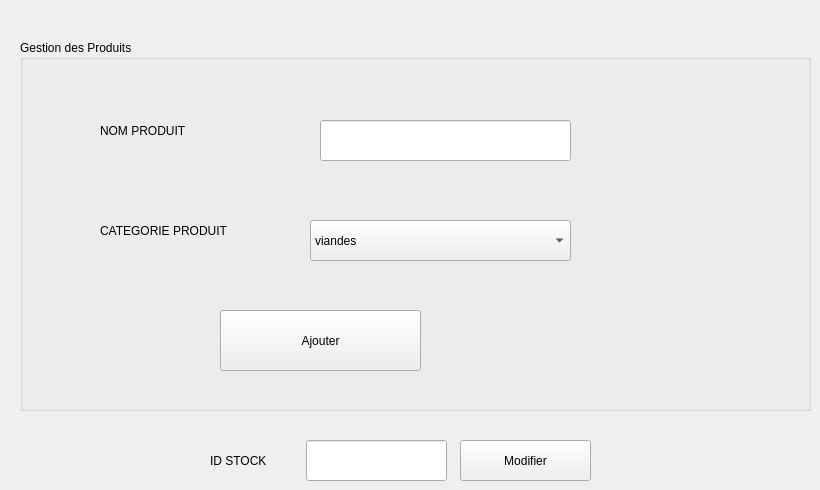
        <widget class="QWidget" name="tab_3">
         <attribute name="title">
          <string>Ajouter/Modifier Produit</string>
         </attribute>
         <widget class="QPushButton" name="pushButton_4">
          <property name="geometry">
           <rect>
            <x>460</x>
            <y>440</y>
            <width>131</width>
            <height>41</height>
           </rect>
          </property>
          <property name="text">
           <string>Modifier</string>
          </property>
         </widget>
         <widget class="QLineEdit" name="lineEdit">
          <property name="geometry">
           <rect>
            <x>306</x>
            <y>440</y>
            <width>141</width>
            <height>41</height>
           </rect>
          </property>
         </widget>
         <widget class="QLabel" name="label_8">
          <property name="geometry">
           <rect>
            <x>210</x>
            <y>450</y>
            <width>71</width>
            <height>21</height>
           </rect>
          </property>
          <property name="text">
           <string>ID STOCK</string>
          </property>
         </widget>
         <widget class="QGroupBox" name="groupBox">
          <property name="geometry">
           <rect>
            <x>20</x>
            <y>40</y>
            <width>791</width>
            <height>371</height>
           </rect>
          </property>
          <property name="title">
           <string>Gestion des Produits</string>
          </property>
          <widget class="QLabel" name="label_9">
           <property name="geometry">
            <rect>
             <x>80</x>
             <y>80</y>
             <width>111</width>
             <height>21</height>
            </rect>
           </property>
           <property name="text">
            <string>NOM PRODUIT</string>
           </property>
          </widget>
          <widget class="QLabel" name="label_10">
           <property name="geometry">
            <rect>
             <x>80</x>
             <y>180</y>
             <width>131</width>
             <height>21</height>
            </rect>
           </property>
           <property name="text">
            <string>CATEGORIE PRODUIT</string>
           </property>
          </widget>
          <widget class="QLineEdit" name="lineEdit_2">
           <property name="geometry">
            <rect>
             <x>300</x>
             <y>80</y>
             <width>251</width>
             <height>41</height>
            </rect>
           </property>
          </widget>
          <widget class="QPushButton" name="pushButton">
           <property name="geometry">
            <rect>
             <x>200</x>
             <y>270</y>
             <width>201</width>
             <height>61</height>
            </rect>
           </property>
           <property name="styleSheet">
            <string notr="true"/>
           </property>
           <property name="text">
            <string>Ajouter</string>
           </property>
          </widget>
          <widget class="QComboBox" name="comboBox_3">
           <property name="geometry">
            <rect>
             <x>290</x>
             <y>180</y>
             <width>261</width>
             <height>41</height>
            </rect>
           </property>
           <item>
            <property name="text">
             <string>viandes </string>
            </property>
           </item>
           <item>
            <property name="text">
             <string>poissons </string>
            </property>
           </item>
           <item>
            <property name="text">
             <string>œufs</string>
            </property>
           </item>
           <item>
            <property name="text">
             <string>laitiers et derives</string>
            </property>
           </item>
           <item>
            <property name="text">
             <string>produits sucres</string>
            </property>
           </item>
           <item>
            <property name="text">
             <string>matieres grasses</string>
            </property>
           </item>
           <item>
            <property name="text">
             <string>cereales et derives</string>
            </property>
           </item>
           <item>
            <property name="text">
             <string>legumineuses</string>
            </property>
           </item>
           <item>
            <property name="text">
             <string>boissons</string>
            </property>
           </item>
           <item>
            <property name="text">
             <string>legumes et fruits</string>
            </property>
           </item>
          </widget>
         </widget>
        </widget>
